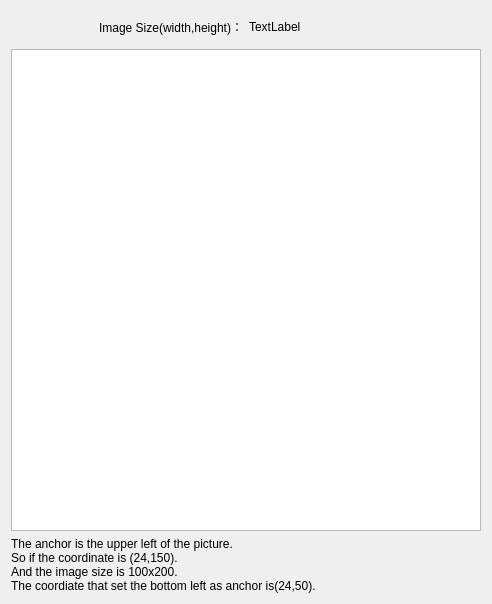
<?xml version="1.0" encoding="UTF-8"?>
<ui version="4.0">
 <class>Dialog</class>
 <widget class="QDialog" name="Dialog">
  <property name="geometry">
   <rect>
    <x>0</x>
    <y>0</y>
    <width>492</width>
    <height>604</height>
   </rect>
  </property>
  <property name="sizePolicy">
   <sizepolicy hsizetype="Expanding" vsizetype="Expanding">
    <horstretch>0</horstretch>
    <verstretch>0</verstretch>
   </sizepolicy>
  </property>
  <property name="windowTitle">
   <string>Dialog</string>
  </property>
  <layout class="QVBoxLayout" name="verticalLayout_2">
   <item>
    <layout class="QVBoxLayout" name="verticalLayout" stretch="1,15,1">
     <item>
      <layout class="QHBoxLayout" name="horizontalLayout" stretch="0,0">
       <item>
        <widget class="QLabel" name="label">
         <property name="text">
          <string>Image Size(width,height)：</string>
         </property>
         <property name="alignment">
          <set>Qt::AlignRight|Qt::AlignTrailing|Qt::AlignVCenter</set>
         </property>
        </widget>
       </item>
       <item>
        <widget class="QLabel" name="label_2">
         <property name="text">
          <string>TextLabel</string>
         </property>
        </widget>
       </item>
      </layout>
     </item>
     <item>
      <widget class="QPlainTextEdit" name="plainTextEdit"/>
     </item>
     <item>
      <widget class="QLabel" name="label_3">
       <property name="text">
        <string>The anchor is the upper left of the picture.
So if the coordinate is (24,150).
And the image size is 100x200.
The coordiate that set the bottom left as anchor is(24,50).</string>
       </property>
      </widget>
     </item>
    </layout>
   </item>
  </layout>
 </widget>
 <resources/>
 <connections/>
</ui>
